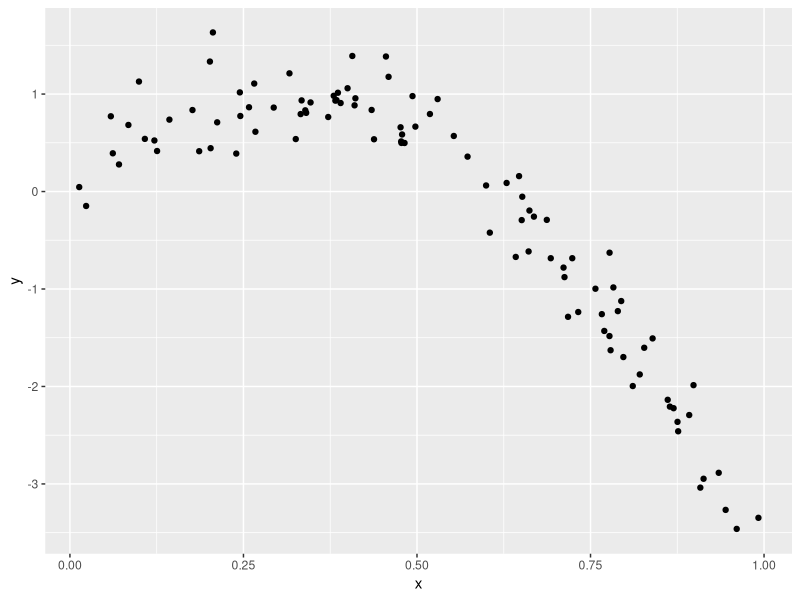
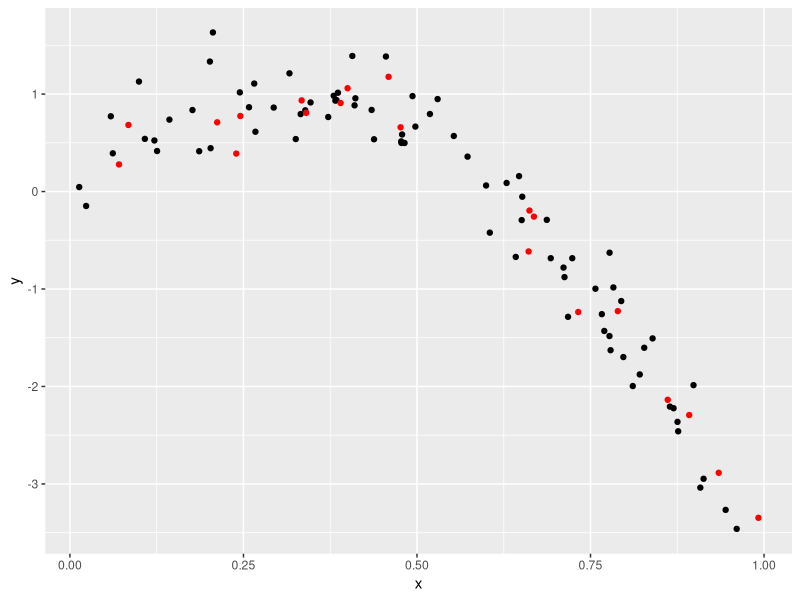
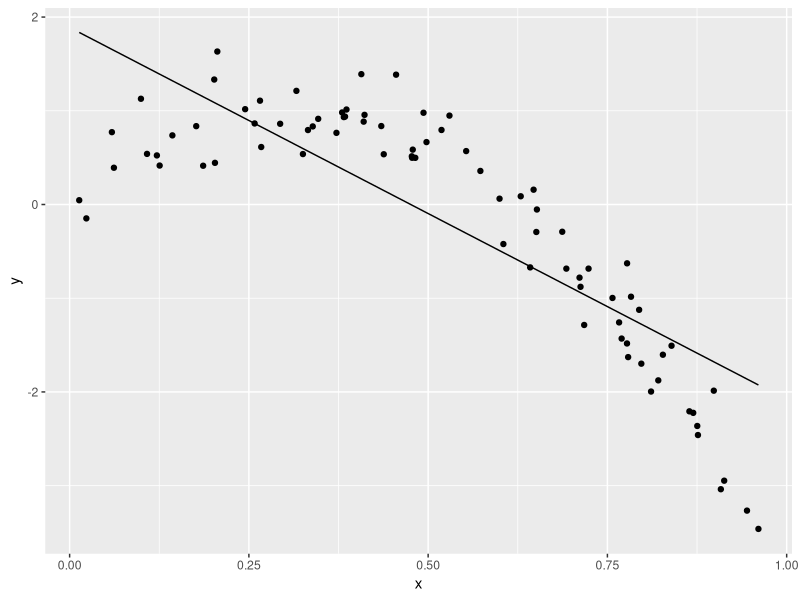
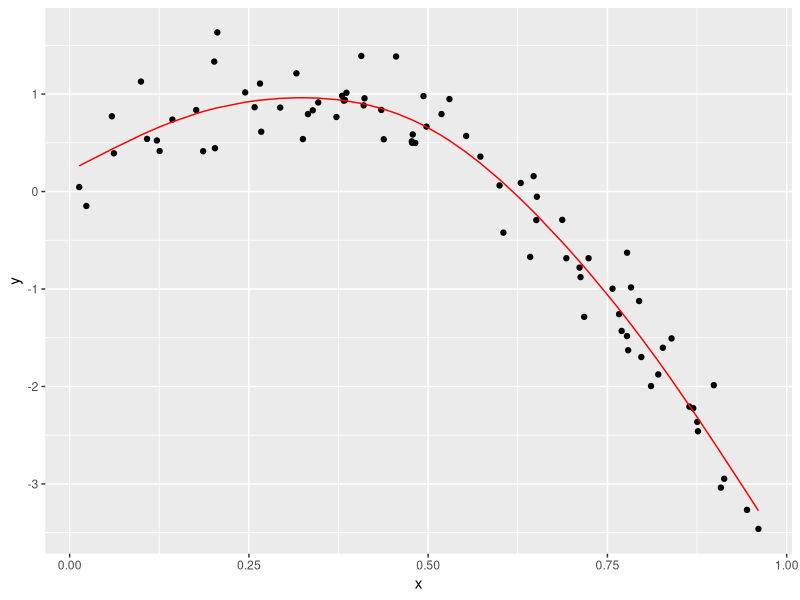
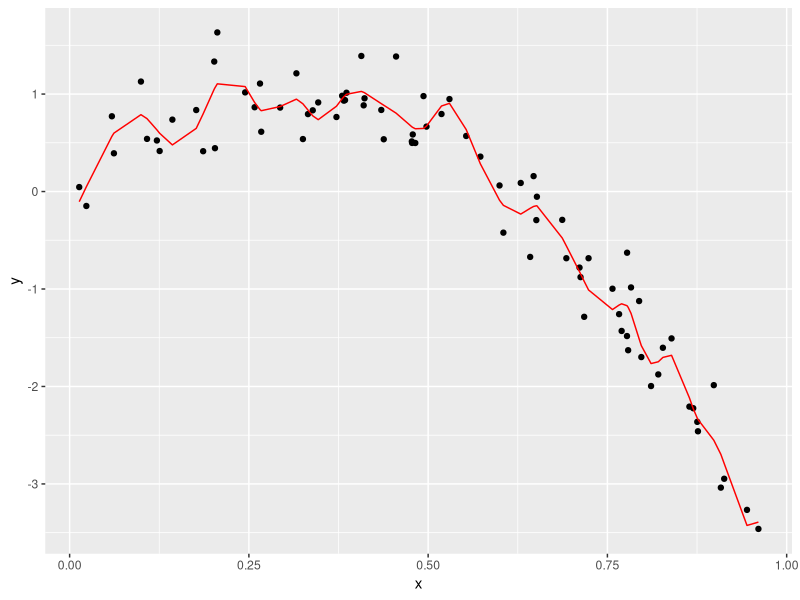

Write R code to recreate these figures, in order.
## ---- chunk 1
knitr::opts_chunk$set(echo = TRUE)
library(tidyverse)
library(modelr)
library(mgcv)
set.seed(1)
## ---- chunk 2
nonlin_df = 
  tibble(
    id = 1:100,
    x = runif(100, 0, 1),
    y = 1 - 10 * (x - .3) ^ 2 + rnorm(100, 0, .3)
  )

nonlin_df |> 
  ggplot(aes(x = x, y = y)) + 
  geom_point()
## ---- chunk 3
train_df = sample_n(nonlin_df, 80)
test_df = anti_join(nonlin_df, train_df, by="id")

train_df |> ggplot(aes(x=x, y=y)) +
  geom_point() +
  geom_point(data=test_df, color="red")
## ---- chunk 4
linear_model = lm(y~x, data=train_df)

# quick visualization
train_df |> 
  modelr::add_predictions(linear_model) |>
  ggplot(aes(x=x, y=y)) +
  geom_point() +
  geom_line(aes(y=pred))
## ---- chunk 5
smooth_mod = mgcv::gam(y~s(x), data=train_df)
wiggly = mgcv::gam(y~s(x, k=30), sp=10e-6, data=train_df)

train_df |> 
  add_predictions(smooth_mod) |> 
  ggplot(aes(x = x, y = y)) + geom_point() + 
  geom_line(aes(y = pred), color = "red")

train_df |> 
  add_predictions(wiggly) |> 
  ggplot(aes(x = x, y = y)) + geom_point() + 
  geom_line(aes(y = pred), color = "red")
## ---- chunk 6
modelr::rmse(linear_model, train_df)
modelr::rmse(smooth_mod, train_df)
modelr::rmse(wiggly, train_df)
## ---- chunk 7
modelr::rmse(linear_model, test_df)
modelr::rmse(smooth_mod, test_df)
modelr::rmse(wiggly, test_df)
